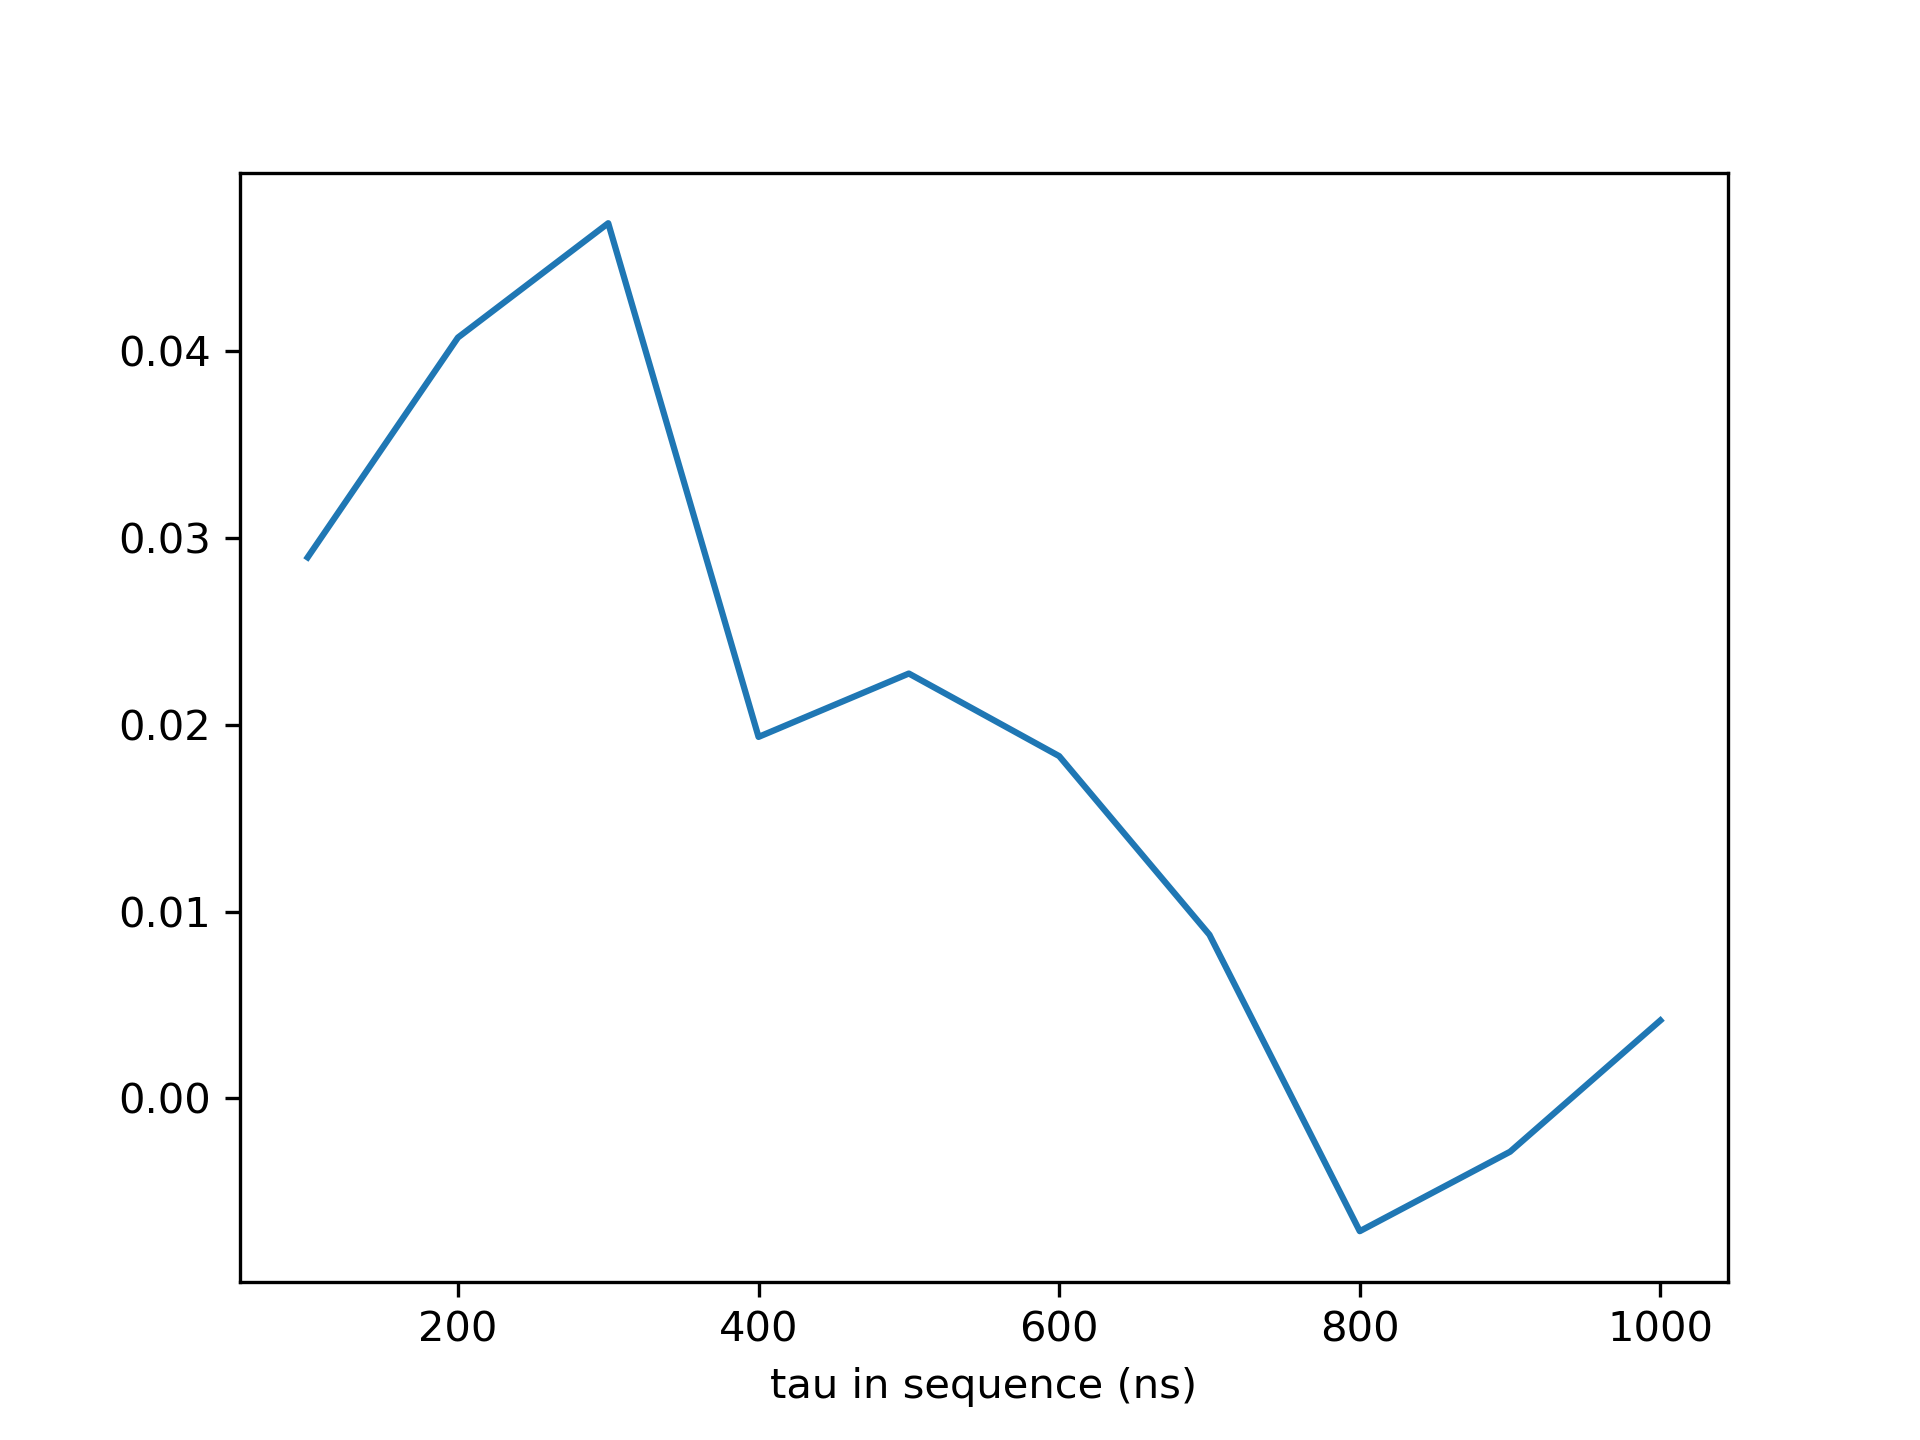

Generate this figure with Python:
import matplotlib.pyplot as plt

from utility.deer_2d_plots import *


def main():
    path_res = '//nas.ads.mwn.de/TUZE/wsi/e24/ReinhardLab/data_setup_nv1/180807_d35_deer_new_nv/' \
               '006_deer_decay_on'
    names_res = relevant_filenames(name='mes_{:03}.mat', ind_min=0, ind_max=0)
    res_differences = get_differences(names_res, path_res)[0]
    taus = get_taus(names_res, path_res)
    plt.close('all')
    plt.plot(taus, res_differences)
    plt.xlabel('tau in sequence (ns)')
    plt.savefig('006_deer_echo_with_pi.png', dpi=300)

    path_nonres = '//nas.ads.mwn.de/TUZE/wsi/e24/ReinhardLab/data_setup_nv1/180807_d35_deer_new_nv/' \
                  '007_deer_decay_off'
    names_nonres = relevant_filenames(name='mes_{:03}.mat', ind_min=0, ind_max=0)
    nonres_differences = get_differences(names_nonres, path_nonres)[0]
    taus = get_taus(names_nonres, path_nonres)
    plt.close('all')
    plt.plot(taus, nonres_differences)
    plt.xlabel('tau in sequence (ns)')
    plt.savefig('007_deer_echo_without_pi.png', dpi=300)

    plt.close('all')
    plt.plot(taus, nonres_differences - res_differences)
    plt.xlabel('tau in sequence (ns)')
    plt.savefig('006_007_deer_decay_difference.png', dpi=300)

    plt.close('all')
    plt.plot(taus, nonres_differences, label='nonres')
    plt.plot(taus, res_differences, label='res')
    plt.xlabel('tau in sequence (ns)')
    plt.legend()
    plt.savefig('006_007_both_decays.png', dpi=300)


if __name__ == '__main__':
    main()
